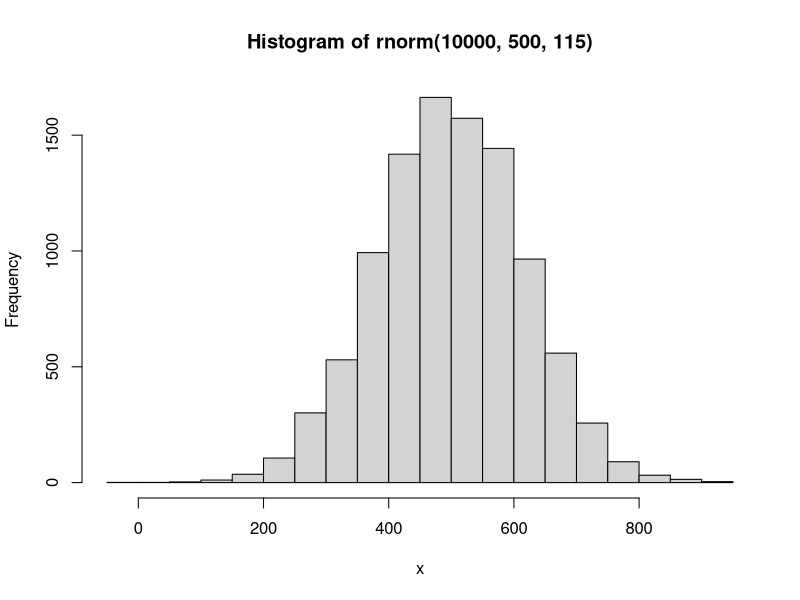
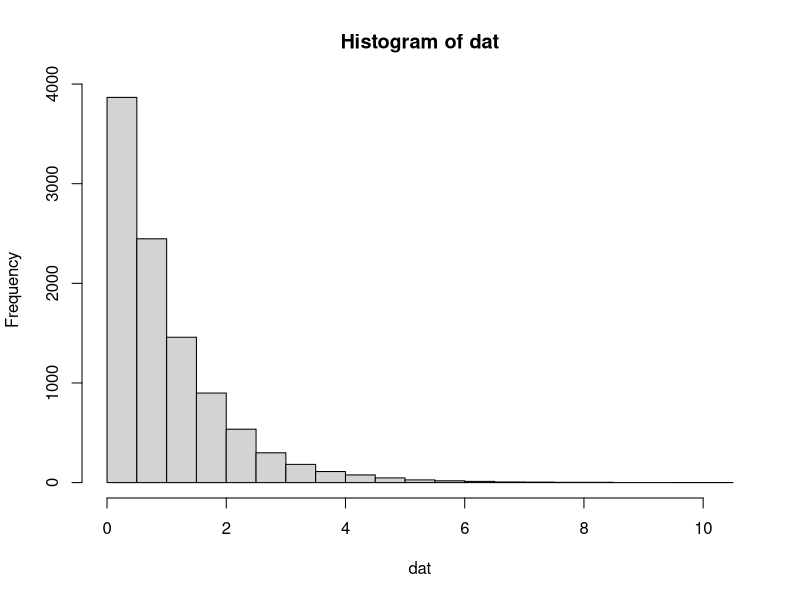
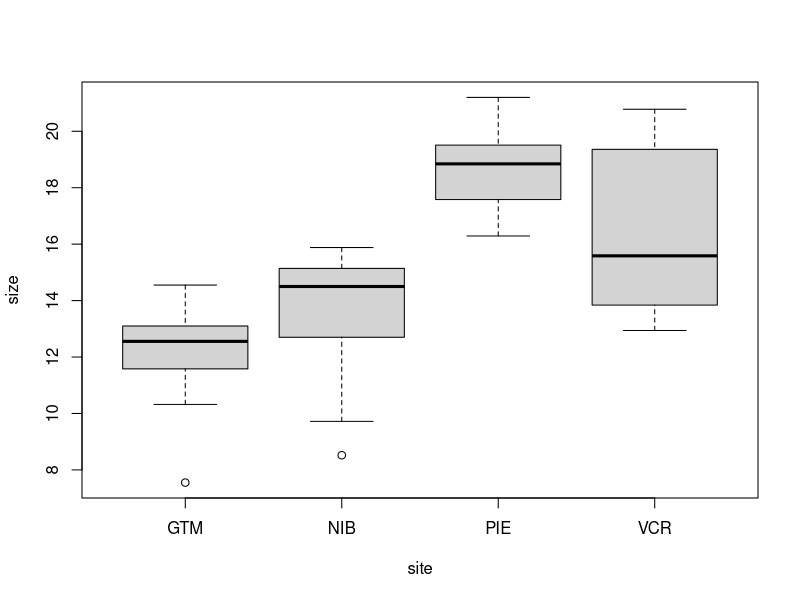
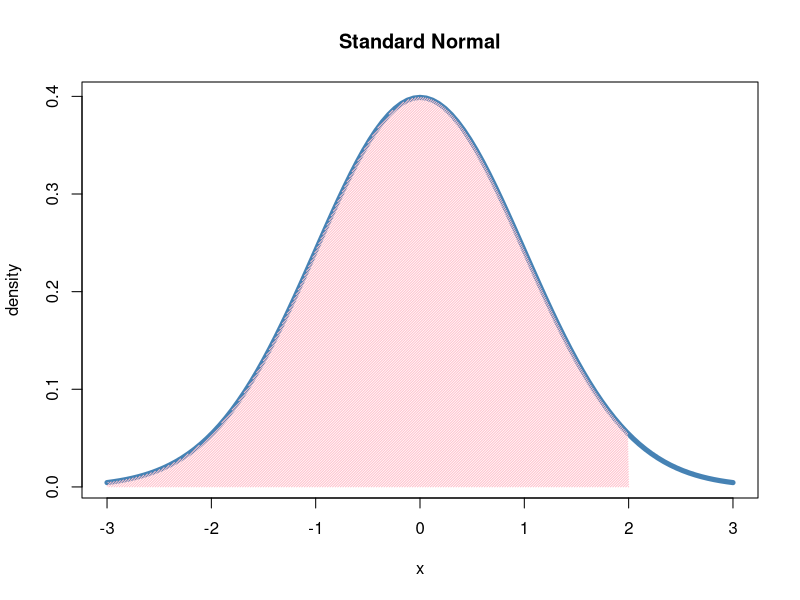

R code for these plots, in order:
## ---- chunk 1
summary(iris)
## ---- chunk 2
hist(rnorm(10000,500,115),xlab="x")
## ---- chunk 3
set.seed(5)
dat=rexp(10000,1)
hist(dat)
mean(dat)
median(dat)
## ---- chunk 4
CrabDat <- read.csv("FiddlerCrabData.csv")
boxplot(size~site, data=CrabDat)
## ---- chunk 5
set.seed(NULL)
f=59 #lowest frequency of tossing heads
n=100 #number of trials
p = 0.5 #probability of tossing a fair coin to get heads
#pbinom gives the culmulative density of recieving f successes or lower. Since we are interested in f or higher, we need 1 - pbinom(f,n,p)
1-pbinom(f,n,p)
## ---- chunk 6
x<-0:5
probs<-dbinom(0:5,5,0.2)
## ---- chunk 7
EV = sum(x*probs)
EV
## ---- chunk 8
curve(dnorm(x, 0, 1), from = -3, to = 3, lwd = 5, col = 'steelblue',
      ylab = 'density', main = "Standard Normal")
x <- seq(-3, 2, 0.01)
y <- dnorm(x)
z <- 2
#axis(1, at = c(-z, 0, z), labels = c(expression(-z[alpha]), 0, expression(z[alpha])))
polygon(c(-3, x[x > -3 & x < z], z ),
        c(0, y[x > -3 & x < z], 0), col = 'pink',angle = 45, density = 55,
        border = FALSE)

#seq(-4,4,by=0.01)
#plot(-3:3,dnorm(-3:3,0,1))
## ---- chunk 9
length_Scelloporus<-c(49.79345, 48.27289, 47.01204,
                      50.04918, 33.23075, 36.95524,
                      45.49277, 44.33337, 40.92777,
                      40.02123)
## ---- chunk 10
mean_ls = mean(length_Scelloporus)
sd_ls = sd(length_Scelloporus)

z=(length_Scelloporus-mean_ls)/sd_ls
z
## ---- chunk 11
teporingospaired<-read.csv("teporingospaired.csv")
t.test(teporingospaired$diet, teporingospaired$original,
       paired=T, alternative='two.sided')

## ---- chunk 12
summary(lm(Petal.Length~Petal.Width*Species,data=iris))
## ---- chunk 13
petal_length= 1.3276 + 0.5465*2 + 0.4537*0+ 2.9131*0 + 1.3228*2*0 + 0.1008*2*0
petal_length
